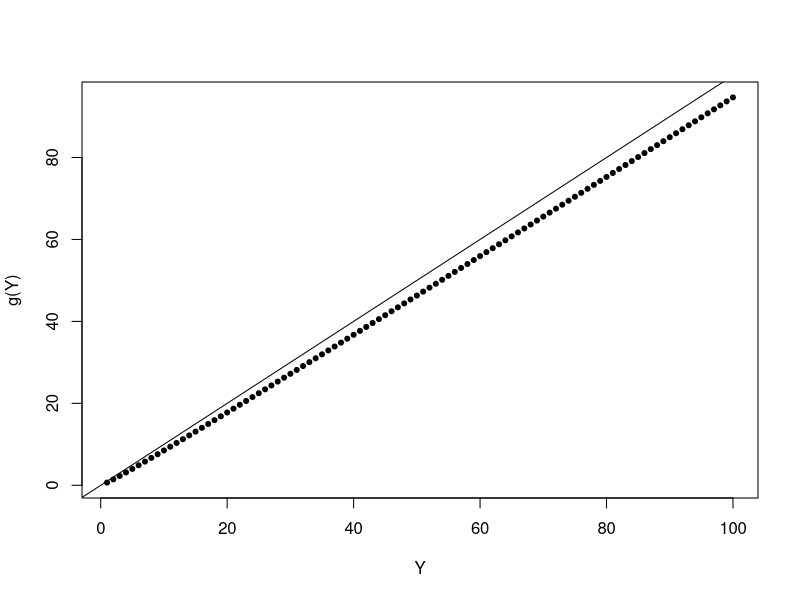
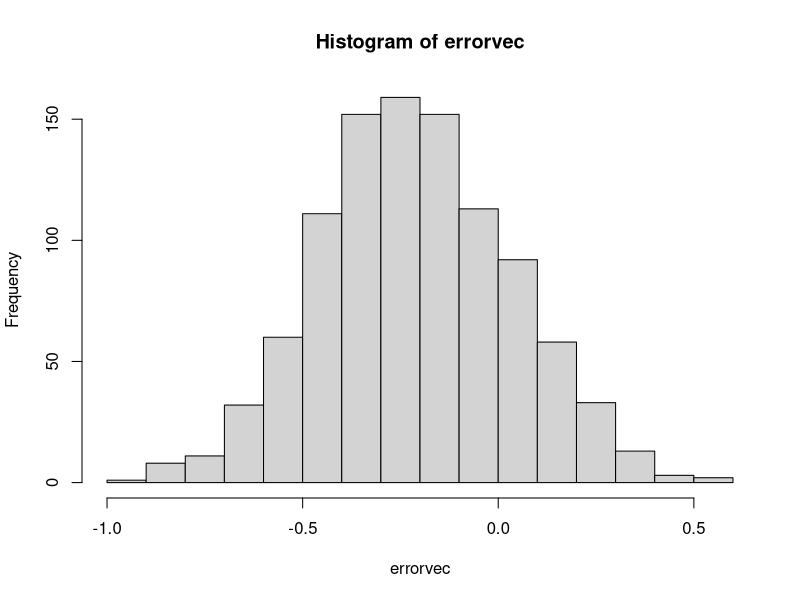
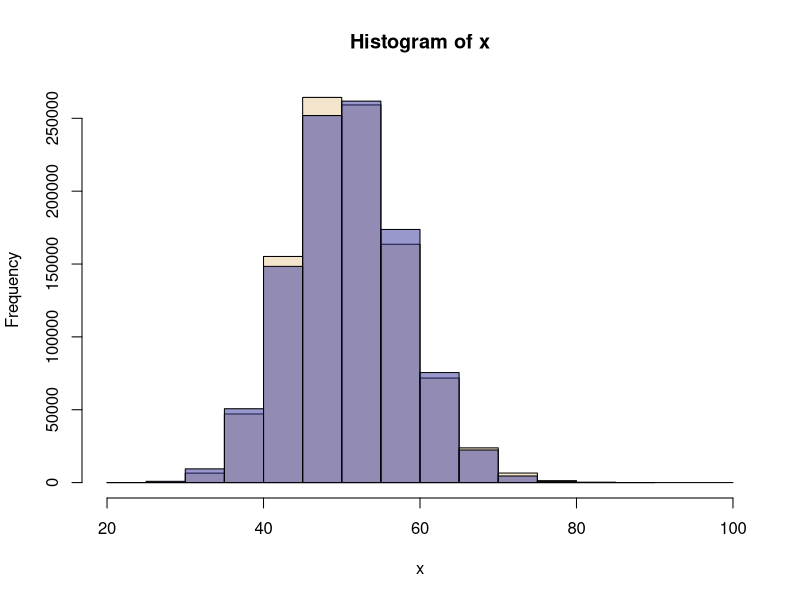

The R source for these figures, in order:
## ---- chunk 1
rmaxPois <- function(n, mu, D){
  result <- rep(0,n)
  for(i in 1:n){
    sample <- rpois(D, mu)
    result[i] <- max(sample)
  }
  return(result)
}
## ---- chunk 2
g <- function(x){
 return (x/(1+(besselI(2*x, 0, expon.scaled = TRUE)
          + besselI(2*x, 1, expon.scaled = TRUE))))
}
## ---- chunk 3
Y <- seq(1,100,1)
plot(Y,g(Y),pch=20)
abline(a=0,b=1)
## ---- chunk 4
bessel_adjust <- function(mu){
  return (1/(1+(besselI(2*mu, 0, expon.scaled = TRUE)
          + besselI(2*mu, 1, expon.scaled = TRUE))))
}
#draw a MaxPoisson
D <- 3
mu <- 100
Ylast <- rmaxPois(1, mu, D)
B <- 1000
b <- bessel_adjust(mu)
errorvec <- rep(0,B)
for(i in 1:B){
  Y <- rmaxPois(1000,Ylast*b - D,D)
  errorvec[i] <- mean(Y) - Ylast
}



## ---- chunk 5
hist(errorvec)
## ---- chunk 6
mu <- 1
alpha <- 1/(1+(besselI(2*mu, 0, expon.scaled = TRUE)
          + besselI(2*mu, 1, expon.scaled = TRUE)))
mean(rmaxPois(1000, mu, 2))*alpha
## ---- chunk 7

## ---- chunk 8
rmaxNegBin <- function(n, r, p, D){
  result <- rep(0,n)
  for(i in 1:n){
    sample <- rnbinom(D, r, p)
    result[i] <- max(sample)
  }
  return(result)
}
r <- 100
p <- (pi - 1) / pi
n <- 1000000
x <- rmaxNegBin(n, r, p, 2)
var(x)/mean(x)
y <- rpois(n, mean(x))
var(y)/mean(y)
## ---- chunk 9
mean(x)
## ---- chunk 10
hist(x,  col = rgb(0.9, 0.8, 0.6, 0.5))
hist(y, add=TRUE, col = rgb(0.2, 0.2, 0.6, 0.5))
## ---- chunk 11
rmaxPois <- function(n, mu, D){
  result <- rep(0,n)
  for(i in 1:n){
    sample <- rpois(D, mu)
    result[i] <- max(sample)
  }
  return(result)
}
B <- 100000
mu <- 1000
sum(rmaxPois(B,mu,2) > mu)/B
